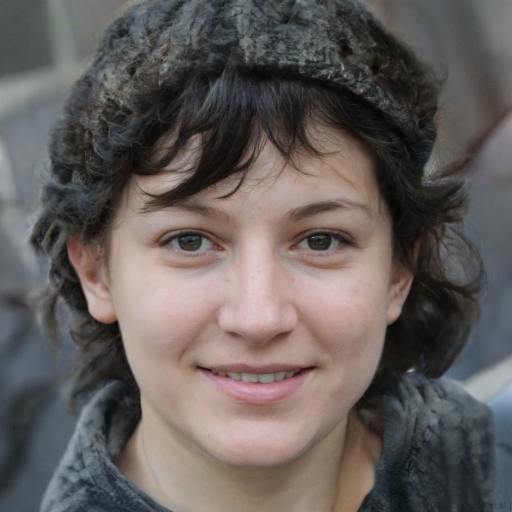
#> input picture source_faces/face_01.jpg, 1024 x 1024 px (shown at 1/2 size)
$ python -i preprocessor.py   (imports and definitions only)
#> lines starting #> are read from the running program, lines starting #| are printed output that depends on the picture
import cv2
import numpy as np
from pathlib import Path
from PIL import Image

FACE_SIZE = (200, 200)
_CASCADE = cv2.CascadeClassifier(cv2.data.haarcascades + "haarcascade_frontalface_default.xml")


def preprocess(image: Image.Image) -> np.ndarray:
    gray = _to_gray(image)
    roi = _detect_face(gray) or _center_crop(gray)
    x, y, w, h = roi
    crop = gray[y : y + h, x : x + w]
    return cv2.resize(crop, FACE_SIZE)


def preprocess_path(path: Path) -> np.ndarray:
#> called with path = 'source_faces/face_01.jpg'
    return preprocess(Image.open(path).convert("RGB"))


def _to_gray(image: Image.Image) -> np.ndarray:
    rgb = np.array(image.convert("RGB"))
#> rgb is the input picture: shape (1024, 1024, 3); mean R, G, B 100.8, 94, 91.4
    return cv2.cvtColor(rgb, cv2.COLOR_RGB2GRAY)
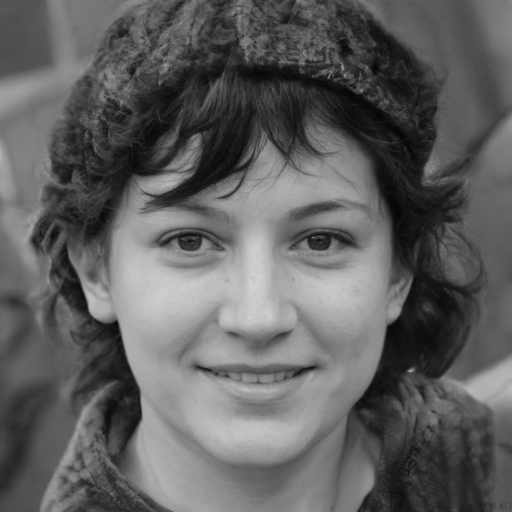
#> returned value: shape (1024, 1024) (shown at 1/2 size); min 3, max 211, mean 95.8


def _detect_face(gray: np.ndarray) -> tuple[int, int, int, int] | None:
    faces = _CASCADE.detectMultiScale(
        gray, scaleFactor=1.1, minNeighbors=5, minSize=(30, 30)
    )
#> faces = [[156, 200, 713, 713]]
    if not len(faces):
        return None
    return tuple(max(faces, key=lambda f: f[2] * f[3]))


def _center_crop(gray: np.ndarray) -> tuple[int, int, int, int]:
    h, w = gray.shape
    size = int(min(h, w) * 0.6)
    x = (w - size) // 2
    y = (h - size) // 2
    return x, y, size, size

>>> result = preprocess_path('source_faces/face_01.jpg')
#> in preprocess, `roi = _detect_face(gray) or _center_crop(gray)`: roi = (156, 200, 713, 713)
#> in preprocess, `x, y, w, h = roi`: x = 156; y = 200; w = 713
#> in preprocess, `crop = gray[y : y + h, x : x + w]`:
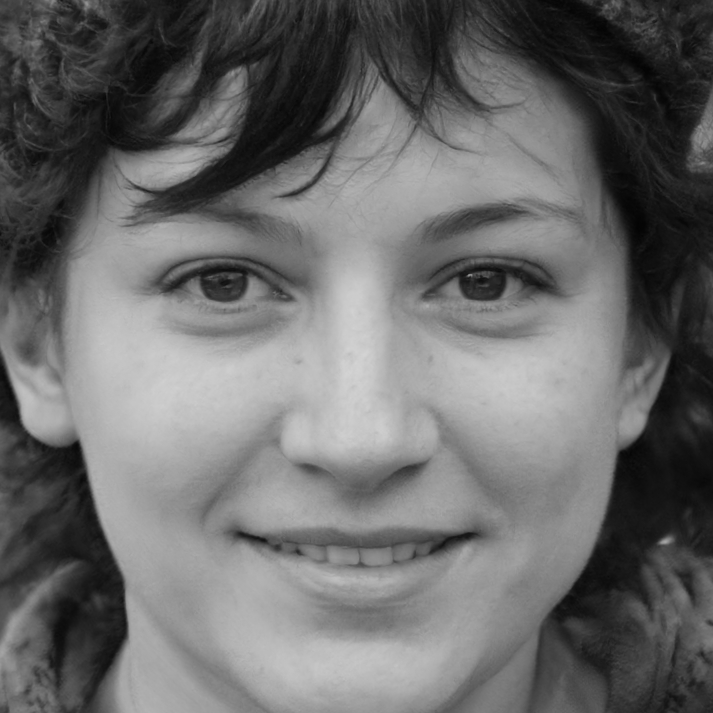
#> crop: shape (713, 713); min 3, max 211, mean 106.4

$ run again, on source_faces/face_02.jpg
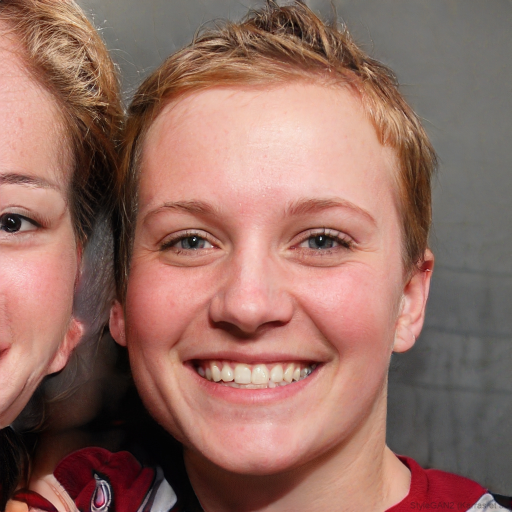
#> input picture source_faces/face_02.jpg, 1024 x 1024 px (shown at 1/2 size)
#> in _to_gray, rgb is the input picture: shape (1024, 1024, 3); mean R, G, B 148, 109.1, 98.9
#> in _to_gray, `return cv2.cvtColor(rgb, cv2.COLOR_RGB2GRAY)`:
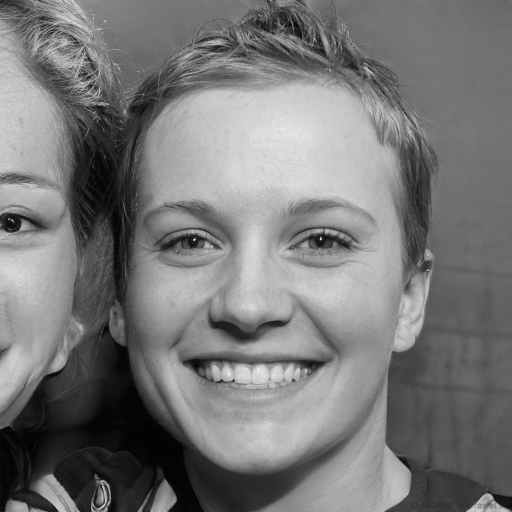
#> returned value: shape (1024, 1024) (shown at 1/2 size); min 0, max 254, mean 119.6
#> faces = [[165, 203, 690, 690]]
#> roi = (165, 203, 690, 690)
#> x = 165; y = 203; w = 690
#> in preprocess, `crop = gray[y : y + h, x : x + w]`:
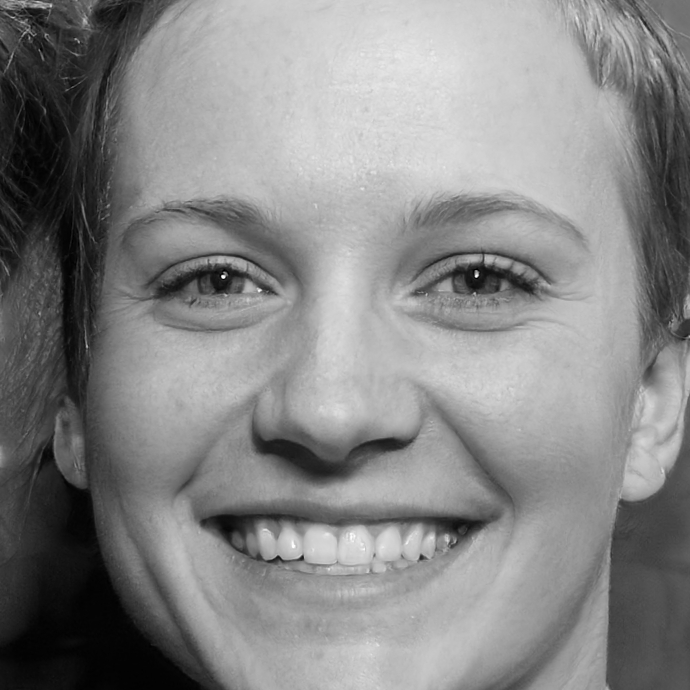
#> crop: shape (690, 690); min 0, max 254, mean 133.9

$ run again, on source_faces/face_03.jpg
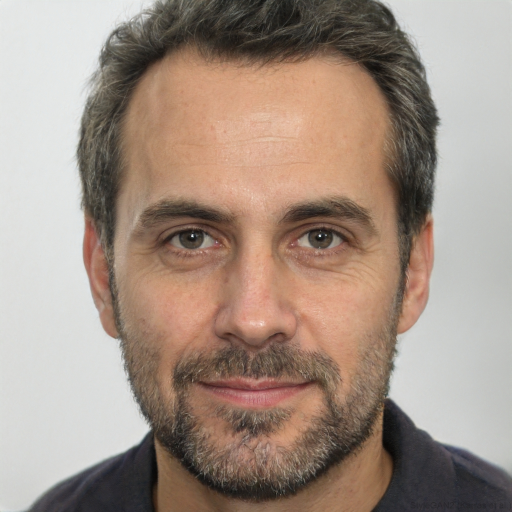
#> input picture source_faces/face_03.jpg, 1024 x 1024 px (shown at 1/2 size)
#> in _to_gray, rgb is the input picture: shape (1024, 1024, 3); mean R, G, B 162.7, 144.6, 132.4
#> in _to_gray, `return cv2.cvtColor(rgb, cv2.COLOR_RGB2GRAY)`:
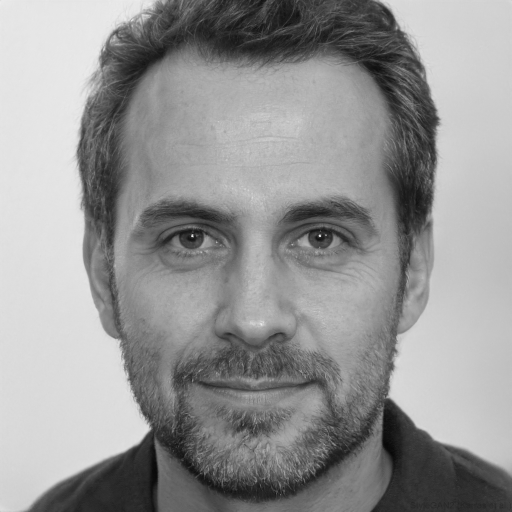
#> returned value: shape (1024, 1024) (shown at 1/2 size); min 6, max 254, mean 148.6
#> faces = [[137, 182, 736, 736]]
#> roi = (137, 182, 736, 736)
#> x = 137; y = 182; w = 736
#> in preprocess, `crop = gray[y : y + h, x : x + w]`:
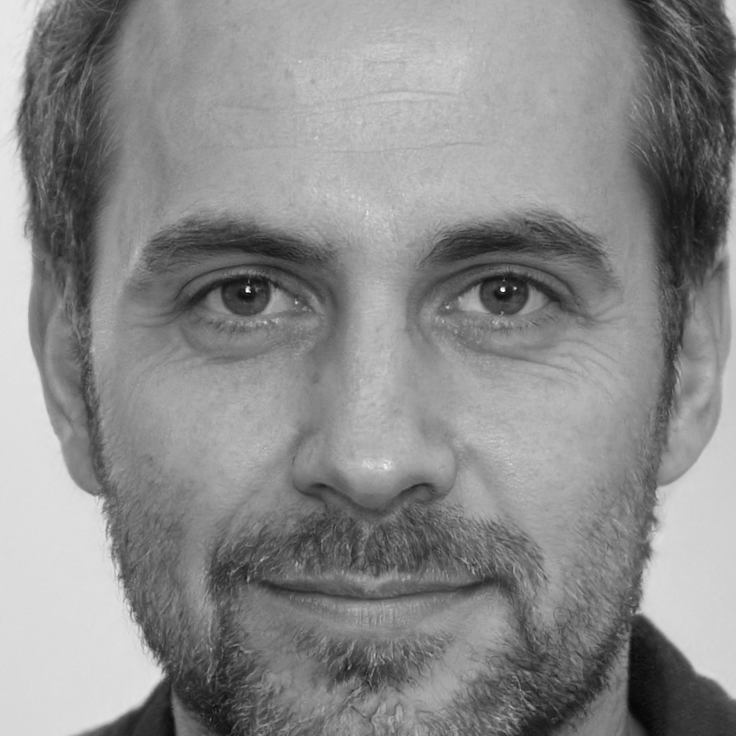
#> crop: shape (736, 736); min 6, max 254, mean 138.4

$ run again, on source_faces/face_04.jpg
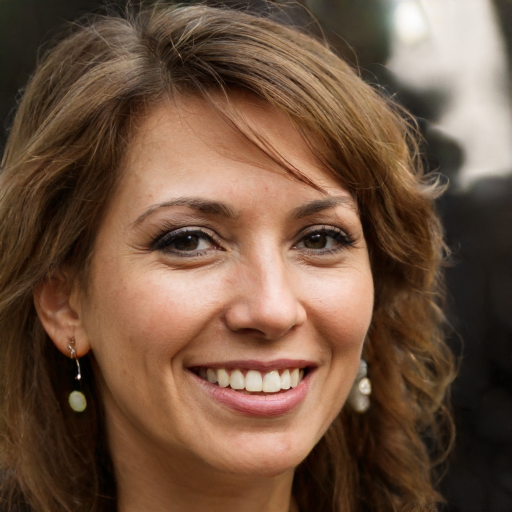
#> input picture source_faces/face_04.jpg, 1024 x 1024 px (shown at 1/2 size)
#> in _to_gray, rgb is the input picture: shape (1024, 1024, 3); mean R, G, B 111.9, 83.5, 64.1
#> in _to_gray, `return cv2.cvtColor(rgb, cv2.COLOR_RGB2GRAY)`:
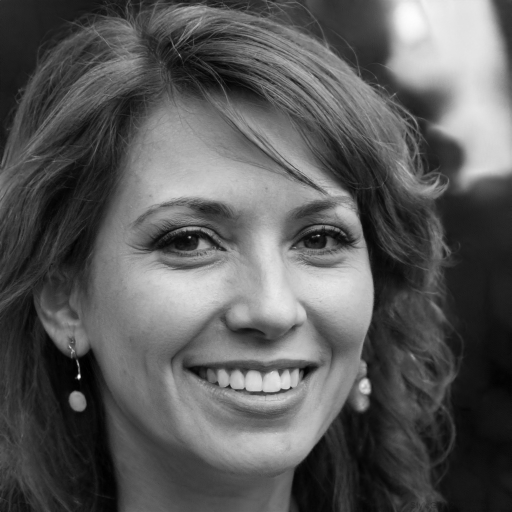
#> returned value: shape (1024, 1024) (shown at 1/2 size); min 0, max 254, mean 89.8
#> faces = [[155, 211, 694, 694]]
#> roi = (155, 211, 694, 694)
#> x = 155; y = 211; w = 694
#> in preprocess, `crop = gray[y : y + h, x : x + w]`:
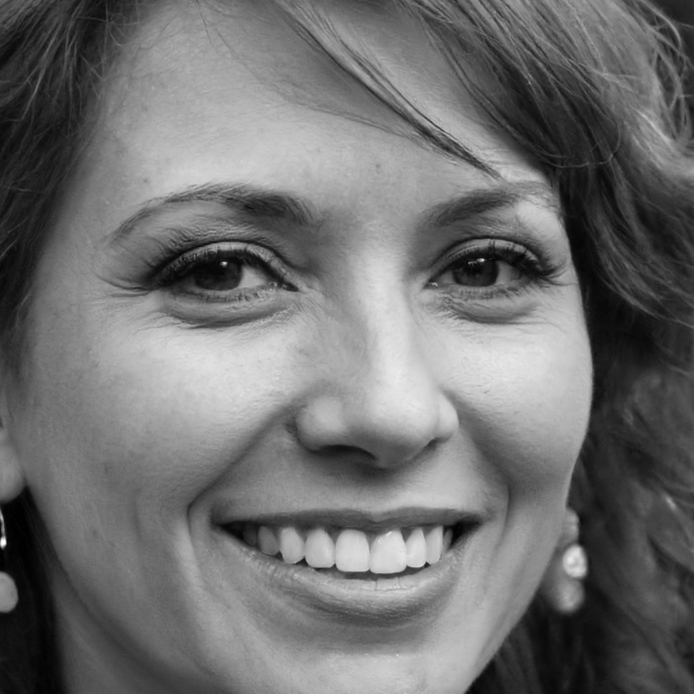
#> crop: shape (694, 694); min 0, max 254, mean 110.9
